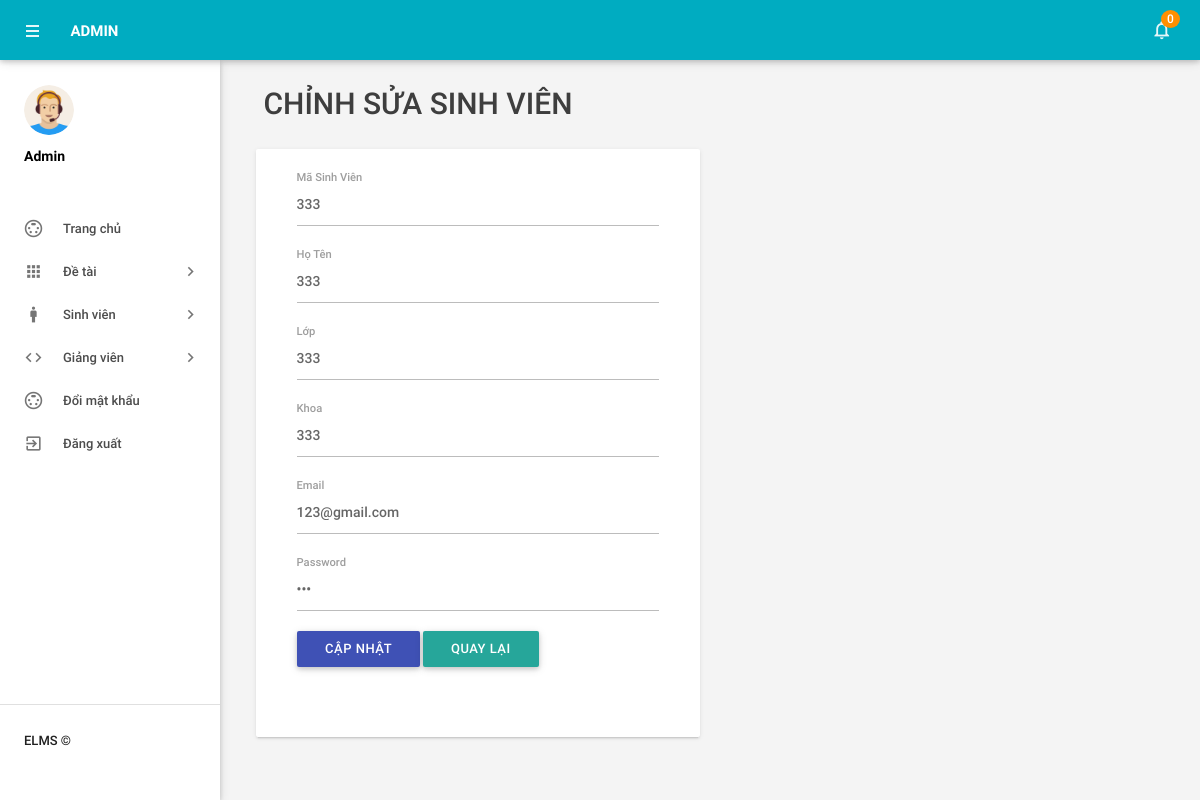
The page /BTL_CNPM/admin/edit_sinh_vien.php?masv=333 (signed in) on the database its author committed.
### tables this page shows
CREATE TABLE `sinh_vien` (
  `MaSV` varchar(50) NOT NULL,
  `Hoten` varchar(50) NOT NULL,
  `Lop` varchar(50) NOT NULL,
  `Khoa` varchar(50) NOT NULL,
  `Email` varchar(50) NOT NULL,
  `Password` varchar(50) NOT NULL
);

### BTL_CNPM/admin/edit_sinh_vien.php (the view, shortened to what this page needs)
<?php
include('includes/config.php');
if (strlen($_SESSION['alogin']) == 0) {
    header('location:index.php');
} else {
?>
<!DOCTYPE html>
<html lang="vi">
<head>
    <link type="text/css" rel="stylesheet" href="../assets/plugins/materialize/css/materialize.min.css"/>
    <link href="../assets/plugins/material-preloader/css/materialPreloader.min.css" rel="stylesheet">
    <link href="../assets/css/alpha.min.css" rel="stylesheet" type="text/css" />
    <link href="../assets/css/custom.css" rel="stylesheet" type="text/css" />
</head>
<body>
    <?php include('includes/header.php'); ?>
    <?php include('includes/sidebar.php'); ?>
    <main class="mn-inner">
        <div class="row">
            <div class="col s12">
                <div class="page-title">Chỉnh Sửa Sinh Viên</div>
            </div>
            <div class="col s12 m12 l6">
                <div class="card">
                    <div class="card-content">
                        <div class="row">
                            <form class="col s12" method="post">
                                <div class="row">
                                    <?php
                                    $masv = $_GET['masv'];
                                    $sql = "SELECT * FROM sinh_vien WHERE masv = :masv";
                                    $query = $dbh->prepare($sql);
                                    $query->bindParam(':masv', $masv, PDO::PARAM_STR);
                                    $query->execute();
                                    $results = $query->fetchAll(PDO::FETCH_OBJ);
                                    if ($query->rowCount() > 0) {
                                        foreach ($results as $result) {
                                    ?>
                                        <div class="input-field col s12">
                                            <input id="masv" readonly type="text" name="masv" value="<?php echo htmlentities($result->MaSV); ?>" required >
                                            <label for="masv">Mã Sinh Viên</label>
                                        </div>
                                        <div class="input-field col s12">
                                            <input id="hoten" type="text" name="hoten" value="<?php echo htmlentities($result->Hoten); ?>" required>
                                            <label for="hoten">Họ Tên</label>
                                        </div>
                                        <div class="input-field col s12">
                                            <input id="lop" type="text" name="lop" value="<?php echo htmlentities($result->Lop); ?>" required>
                                            <label for="lop">Lớp</label>
                                        </div>
                                        <div class="input-field col s12">
                                            <input id="khoa" type="text" name="khoa" value="<?php echo htmlentities($result->Khoa); ?>" required>
                                            <label for="khoa">Khoa</label>
                                        </div>
                                        <div class="input-field col s12">
                                            <input id="email" type="email" name="email" value="<?php echo htmlentities($result->Email); ?>" required>
                                            <label for="email">Email</label>
                                        </div>
                                        <div class="input-field col s12">
                                            <input id="password" type="password" name="password" value="<?php echo htmlentities($result->Password); ?>" required>
                                            <label for="password">Password</label>
                                        </div>
                                    <?php
                                        }
                                    }
                                    ?>
                                    <div class="col s12 text-right">
                                        <button type="submit" name="update" class="waves-effect waves-light btn indigo m-b-xs">Cập Nhật</button>
                                        <button type="button" class="waves-effect waves-light btn secondary m-b-xs" onclick="location.href='list_sinh_vien.php'">Quay Lại</button>
                                    </div>
                                </div>
                            </form>
                        </div>
                    </div>
                </div>
            </div>
        </div>
    </main>
</body>
</html>
<?php } ?>

### BTL_CNPM/admin/edit_sinh_vien.php (style rules this page uses)
.page-title { font-size: 30px; margin-bottom: 20px; color: #3e3e3e; }
.input-field label { font-size: 18px; }

### rows shown on the page
sinh_vien: masv "333", hoten "333", lop "333", khoa "333", email "123@gmail.com"

### other values the page prints
$unreadcount "0"
